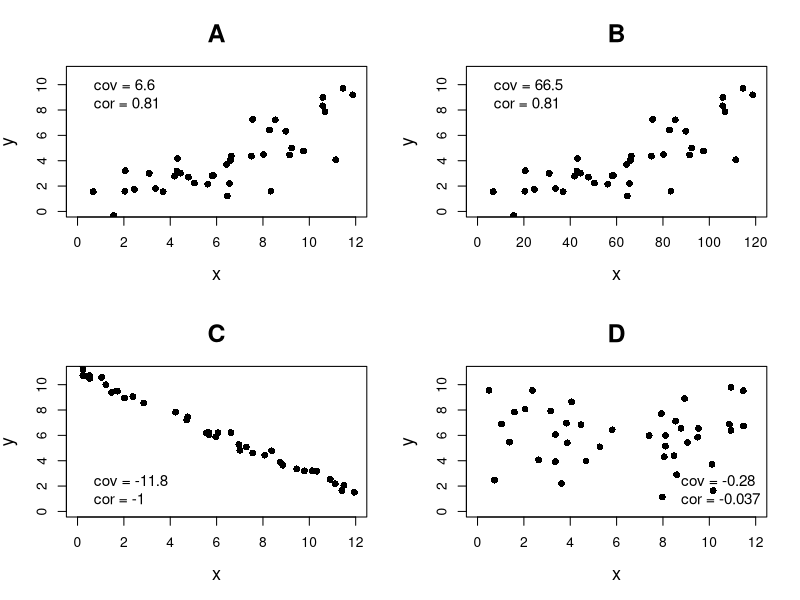
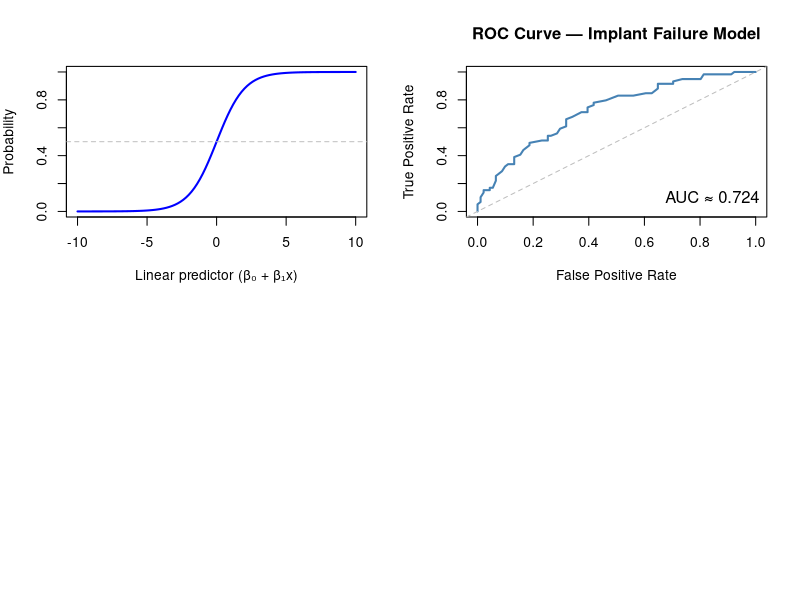
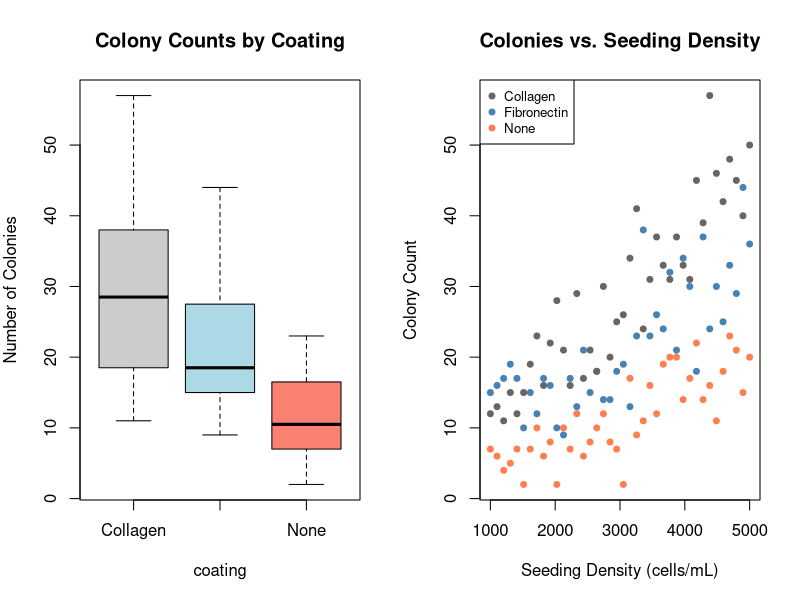
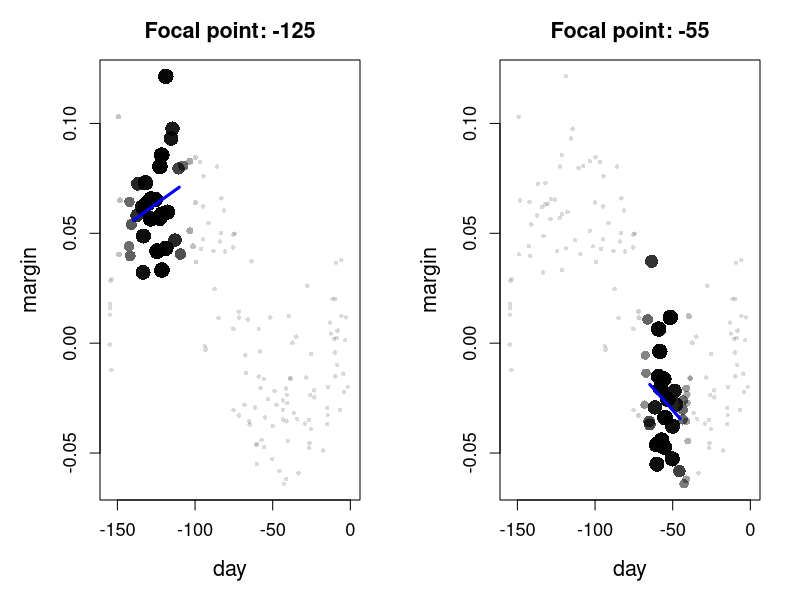
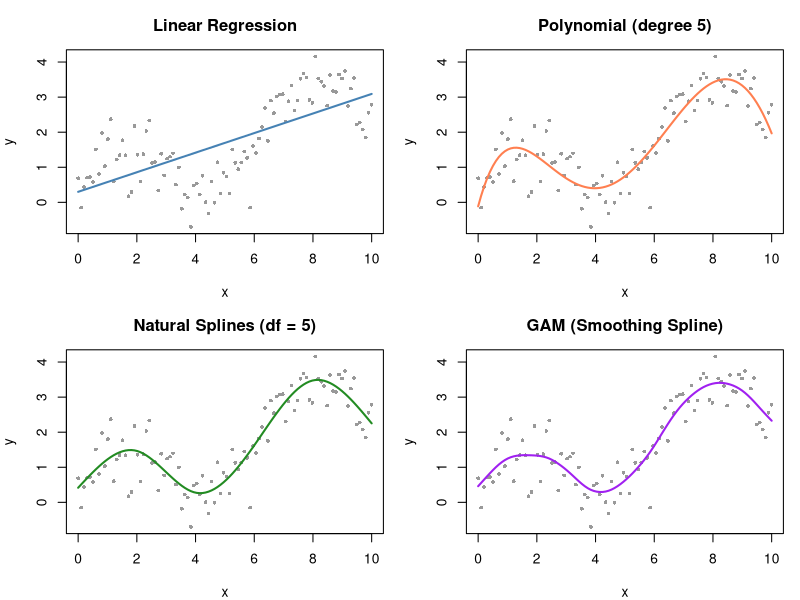
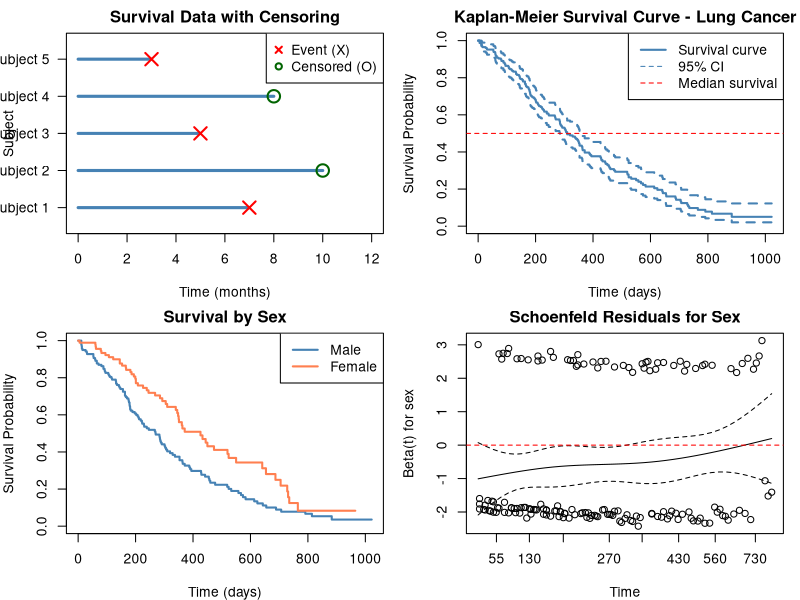
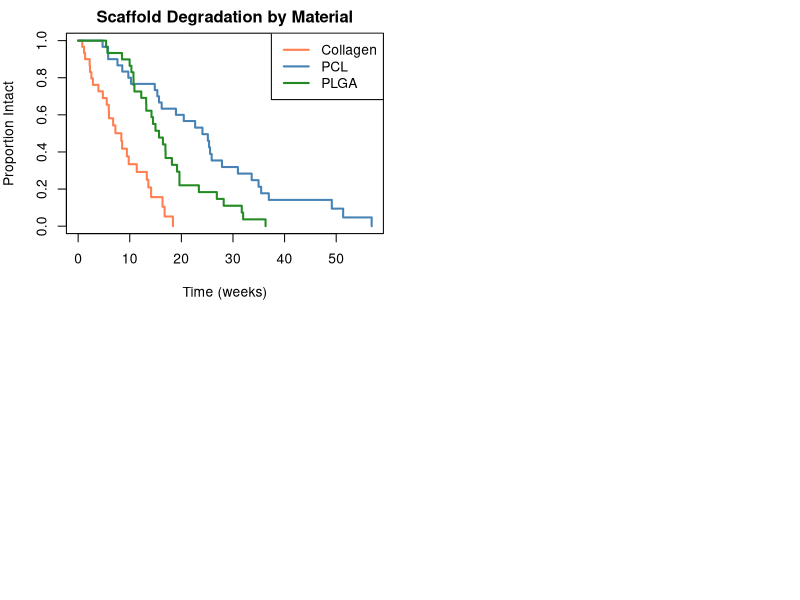

Recreate these plots in R, in order.
## ---- chunk 1
#| label: setup
#| include: false

# Core data manipulation and visualization
library(tidyverse)
library(knitr)
library(readxl)

# Statistical analysis packages
library(MASS)        # LDA, robust regression
library(pwr)         # Power analysis
library(boot)        # Bootstrap methods
library(car)         # Companion to Applied Regression
library(survival)    # Survival analysis
library(nlme)        # Mixed effects models
library(broom)       # Tidy model output
library(emmeans)     # Estimated marginal means
library(splines)     # Natural splines

# Set consistent theme for all plots
theme_set(theme_minimal(base_size = 14))

# Set seed for reproducibility
set.seed(2026)
## ---- chunk 2
#| echo: false
#| eval: true
#| fig-width: 10
#| fig-height: 8

par(mfrow = c(2, 2), mar = c(5, 4, 4, 2))

set.seed(100)
n <- 40

# A: Positive correlation, small x range
x_a <- runif(n, 0, 12)
y_a <- 0.6 * x_a + rnorm(n, 0, 1.5)
plot(x_a, y_a, pch = 16, cex = 1.1, xlab = "x", ylab = "y",
     main = "A", xlim = c(0, 12), ylim = c(0, 11),
     cex.main = 1.8, cex.lab = 1.3)
cov_a <- round(cov(x_a, y_a), 1)
cor_a <- round(cor(x_a, y_a), 2)
legend("topleft", bty = "n", cex = 1.1,
       legend = c(paste("cov =", cov_a), paste("cor =", cor_a)))

# B: Same correlation but x scaled by 10
x_b <- x_a * 10
y_b <- y_a
plot(x_b, y_b, pch = 16, cex = 1.1, xlab = "x", ylab = "y",
     main = "B", xlim = c(0, 120), ylim = c(0, 11),
     cex.main = 1.8, cex.lab = 1.3)
cov_b <- round(cov(x_b, y_b), 1)
cor_b <- round(cor(x_b, y_b), 2)
legend("topleft", bty = "n", cex = 1.1,
       legend = c(paste("cov =", cov_b), paste("cor =", cor_b)))

# C: Strong negative correlation
x_c <- runif(n, 0, 12)
y_c <- 11 - 0.8 * x_c + rnorm(n, 0, 0.3)
plot(x_c, y_c, pch = 16, cex = 1.1, xlab = "x", ylab = "y",
     main = "C", xlim = c(0, 12), ylim = c(0, 11),
     cex.main = 1.8, cex.lab = 1.3)
cov_c <- round(cov(x_c, y_c), 1)
cor_c <- round(cor(x_c, y_c), 2)
legend("bottomleft", bty = "n", cex = 1.1,
       legend = c(paste("cov =", cov_c), paste("cor =", cor_c)))

# D: No correlation
x_d <- runif(n, 0, 12)
y_d <- runif(n, 1, 10)
plot(x_d, y_d, pch = 16, cex = 1.1, xlab = "x", ylab = "y",
     main = "D", xlim = c(0, 12), ylim = c(0, 11),
     cex.main = 1.8, cex.lab = 1.3)
cov_d <- round(cov(x_d, y_d), 2)
cor_d <- round(cor(x_d, y_d), 3)
legend("bottomright", bty = "n", cex = 1.1,
       legend = c(paste("cov =", cov_d), paste("cor =", cor_d)))
## ---- chunk 3
#| label: logistic-function-output
#| echo: false
#| eval: true
#| fig-width: 8
#| fig-height: 4

curve(1 / (1 + exp(-x)), from = -10, to = 10, col = "blue", lwd = 2,
      ylab = "Probability", xlab = "Linear predictor (β₀ + β₁x)")
abline(h = 0.5, lty = 2, col = "gray")
## ---- chunk 4
#| echo: false
#| eval: true

data(mtcars)
mtcars$am <- factor(mtcars$am)
model <- glm(am ~ mpg, data = mtcars, family = binomial)
summary(model)
## ---- chunk 5
#| echo: false
#| eval: true

exp(coef(model))
## ---- chunk 6
#| label: roc-output
#| echo: false
#| eval: true
#| fig-width: 8
#| fig-height: 5

set.seed(2026)
n <- 150
implant_data <- data.frame(
  surface_roughness = rnorm(n, 1.5, 0.5),
  coating_thickness = rnorm(n, 50, 15),
  load_cycles       = rnorm(n, 5e6, 1e6)
)
implant_data$failure <- rbinom(n, 1,
  plogis(-3 + 1.5 * implant_data$surface_roughness -
         0.02 * implant_data$coating_thickness +
         0.0000003 * implant_data$load_cycles))

implant_glm <- glm(failure ~ surface_roughness + coating_thickness + load_cycles,
                    family = binomial, data = implant_data)

# Manual ROC curve
pred_probs <- predict(implant_glm, type = "response")
thresholds <- seq(0, 1, by = 0.01)
tpr <- sapply(thresholds, function(t) {
  pred_class <- ifelse(pred_probs >= t, 1, 0)
  sum(pred_class == 1 & implant_data$failure == 1) / sum(implant_data$failure == 1)
})
fpr <- sapply(thresholds, function(t) {
  pred_class <- ifelse(pred_probs >= t, 1, 0)
  sum(pred_class == 1 & implant_data$failure == 0) / sum(implant_data$failure == 0)
})

plot(fpr, tpr, type = "l", col = "steelblue", lwd = 2,
     xlab = "False Positive Rate", ylab = "True Positive Rate",
     main = "ROC Curve — Implant Failure Model")
abline(0, 1, lty = 2, col = "gray")

# Approximate AUC using trapezoidal rule
auc <- abs(sum(diff(fpr) * (tpr[-1] + tpr[-length(tpr)])/2))
legend("bottomright", paste("AUC ≈", round(auc, 3)), bty = "n", cex = 1.2)
## ---- chunk 7
#| label: poisson-example-output
#| echo: false
#| eval: true
#| fig-width: 10
#| fig-height: 4

set.seed(2026)
n <- 120
colony_data <- data.frame(
  coating = factor(rep(c("None", "Fibronectin", "Collagen"), each = 40)),
  seeding = rep(seq(1000, 5000, length.out = 40), 3)
)
colony_data$colonies <- rpois(n, exp(
  1.5 + 0.6 * (colony_data$coating == "Fibronectin") +
  0.9 * (colony_data$coating == "Collagen") +
  0.0003 * colony_data$seeding))

par(mfrow = c(1, 2))
boxplot(colonies ~ coating, data = colony_data, col = c("gray80", "lightblue", "salmon"),
        main = "Colony Counts by Coating", ylab = "Number of Colonies")
plot(colony_data$seeding, colony_data$colonies,
     col = c("gray40", "steelblue", "coral")[colony_data$coating],
     pch = 19, cex = 0.8, xlab = "Seeding Density (cells/mL)",
     ylab = "Colony Count", main = "Colonies vs. Seeding Density")
legend("topleft", levels(colony_data$coating),
       col = c("gray40", "steelblue", "coral"), pch = 19, cex = 0.8)
## ---- chunk 8
#| echo: false
#| eval: true
#| fig-width: 10
#| fig-height: 5

# Simulated data with non-linear trend
set.seed(42)
n <- 150
day <- runif(n, -155, 0)
margin <- 0.05 * sin(day / 25) + 0.02 + rnorm(n, 0, 0.025)

par(mfrow = c(1, 2), mar = c(5, 5, 3, 2))

# Two focal points
focal_pts <- c(-125, -55)

for (x0 in focal_pts) {
  # Compute tri-cube weights
  span <- 0.3
  dists <- abs(day - x0)
  h <- sort(dists)[ceiling(span * n)]
  u <- dists / h
  w <- ifelse(u < 1, (1 - u^3)^3, 0)
  w <- w / max(w)

  # Plot with weighted points
  plot(day, margin, pch = 16, cex = 0.6 + 1.5 * w,
       col = rgb(0, 0, 0, 0.15 + 0.85 * w),
       xlab = "day", ylab = "margin",
       main = paste("Focal point:", x0),
       cex.lab = 1.3, cex.main = 1.3, cex.axis = 1.1,
       xlim = c(-155, 0))

  # Local weighted regression
  local_fit <- lm(margin ~ day, weights = w)
  x_range <- seq(x0 - h * 0.5, x0 + h * 0.5, length.out = 50)
  x_range <- x_range[x_range >= min(day) & x_range <= max(day)]
  lines(x_range, predict(local_fit, newdata = data.frame(day = x_range)),
        col = "blue", lwd = 3)
}
## ---- chunk 9
#| label: spline-comparison-output
#| echo: false
#| eval: true
#| fig-width: 10
#| fig-height: 8

library(splines)
set.seed(42)
x <- seq(0, 10, length.out = 100)
y <- sin(x) + 0.3 * x + rnorm(100, 0, 0.5)
df <- data.frame(x, y)

par(mfrow = c(2, 2), mar = c(4, 4, 3, 1))

# Linear
plot(x, y, pch = 16, cex = 0.6, col = "gray60", main = "Linear Regression")
m1 <- lm(y ~ x, data = df)
lines(x, predict(m1), col = "steelblue", lwd = 2)

# Polynomial (degree 5)
plot(x, y, pch = 16, cex = 0.6, col = "gray60", main = "Polynomial (degree 5)")
m2 <- lm(y ~ poly(x, 5), data = df)
lines(x, predict(m2), col = "coral", lwd = 2)

# Natural splines (df = 5)
plot(x, y, pch = 16, cex = 0.6, col = "gray60", main = "Natural Splines (df = 5)")
m3 <- lm(y ~ ns(x, df = 5), data = df)
lines(x, predict(m3), col = "forestgreen", lwd = 2)

# GAM with smoothing spline
plot(x, y, pch = 16, cex = 0.6, col = "gray60", main = "GAM (Smoothing Spline)")
m4 <- smooth.spline(x, y, cv = TRUE)
lines(m4, col = "purple", lwd = 2)
## ---- chunk 10
#| label: censoring-output
#| echo: false
#| eval: true
#| fig-width: 9
#| fig-height: 3

# Visualize censoring concept
par(mar = c(4, 4, 2, 1))
plot(NULL, xlim = c(0, 12), ylim = c(0.5, 5.5), xlab = "Time (months)",
     ylab = "Subject", main = "Survival Data with Censoring", yaxt = "n")
axis(2, at = 1:5, labels = paste("Subject", 1:5), las = 1)

# Subject timelines
segments(0, 5, 3, 5, lwd = 3, col = "steelblue")
points(3, 5, pch = 4, cex = 2, col = "red", lwd = 2)  # Event
segments(0, 4, 8, 4, lwd = 3, col = "steelblue")
points(8, 4, pch = 1, cex = 2, col = "darkgreen", lwd = 2)  # Censored
segments(0, 3, 5, 3, lwd = 3, col = "steelblue")
points(5, 3, pch = 4, cex = 2, col = "red", lwd = 2)  # Event
segments(0, 2, 10, 2, lwd = 3, col = "steelblue")
points(10, 2, pch = 1, cex = 2, col = "darkgreen", lwd = 2)  # Censored
segments(0, 1, 7, 1, lwd = 3, col = "steelblue")
points(7, 1, pch = 4, cex = 2, col = "red", lwd = 2)  # Event

legend("topright", c("Event (X)", "Censored (O)"),
       pch = c(4, 1), col = c("red", "darkgreen"), pt.lwd = 2)
## ---- chunk 11
#| label: km-curves-output
#| echo: false
#| eval: true
#| fig-width: 9
#| fig-height: 5

library(survival)
data(lung)
km_fit <- survfit(Surv(time, status) ~ 1, data = lung)

plot(km_fit, xlab = "Time (days)", ylab = "Survival Probability",
     main = "Kaplan-Meier Survival Curve - Lung Cancer",
     col = "steelblue", lwd = 2, conf.int = TRUE)
abline(h = 0.5, lty = 2, col = "red")
legend("topright", c("Survival curve", "95% CI", "Median survival"),
       col = c("steelblue", "steelblue", "red"), lwd = c(2, 1, 1), lty = c(1, 2, 2))
## ---- chunk 12
#| label: survival-comparison-output
#| echo: false
#| eval: true
#| fig-width: 9
#| fig-height: 5

km_sex <- survfit(Surv(time, status) ~ sex, data = lung)
plot(km_sex, col = c("steelblue", "coral"), lwd = 2,
     xlab = "Time (days)", ylab = "Survival Probability",
     main = "Survival by Sex")
legend("topright", c("Male", "Female"), col = c("steelblue", "coral"), lwd = 2)
## ---- chunk 13
#| echo: false
#| eval: true

survdiff(Surv(time, status) ~ sex, data = lung)
## ---- chunk 14
#| echo: true
#| eval: true

cox_model <- coxph(Surv(time, status) ~ age + sex + ph.ecog, data = lung)
summary(cox_model)
## ---- chunk 15
#| echo: false
#| eval: true

exp(cbind(HR = coef(cox_model), confint(cox_model)))
## ---- chunk 16
#| label: ph-assumption-output
#| echo: false
#| eval: true
#| fig-width: 9
#| fig-height: 4

ph_test <- cox.zph(cox_model)
print(ph_test)
plot(ph_test[2], main = "Schoenfeld Residuals for Sex")
abline(h = 0, col = "red", lty = 2)
## ---- chunk 17
#| label: scaffold-survival-output
#| echo: false
#| eval: true
#| fig-width: 9
#| fig-height: 5

library(survival)
set.seed(2026)
n_scaffolds <- 90
scaffold_surv <- data.frame(
  material = factor(rep(c("PLGA", "PCL", "Collagen"), each = 30)),
  time = c(rweibull(30, 2, 14), rweibull(30, 2, 28), rweibull(30, 1.5, 10)),
  event = rbinom(n_scaffolds, 1, 0.85)
)
scaffold_surv$time <- pmax(scaffold_surv$time, 0.5)

km_scaffold <- survfit(Surv(time, event) ~ material, data = scaffold_surv)
plot(km_scaffold, col = c("coral", "steelblue", "forestgreen"), lwd = 2,
     xlab = "Time (weeks)", ylab = "Proportion Intact",
     main = "Scaffold Degradation by Material")
legend("topright", c("Collagen", "PCL", "PLGA"),
       col = c("coral", "steelblue", "forestgreen"), lwd = 2)
